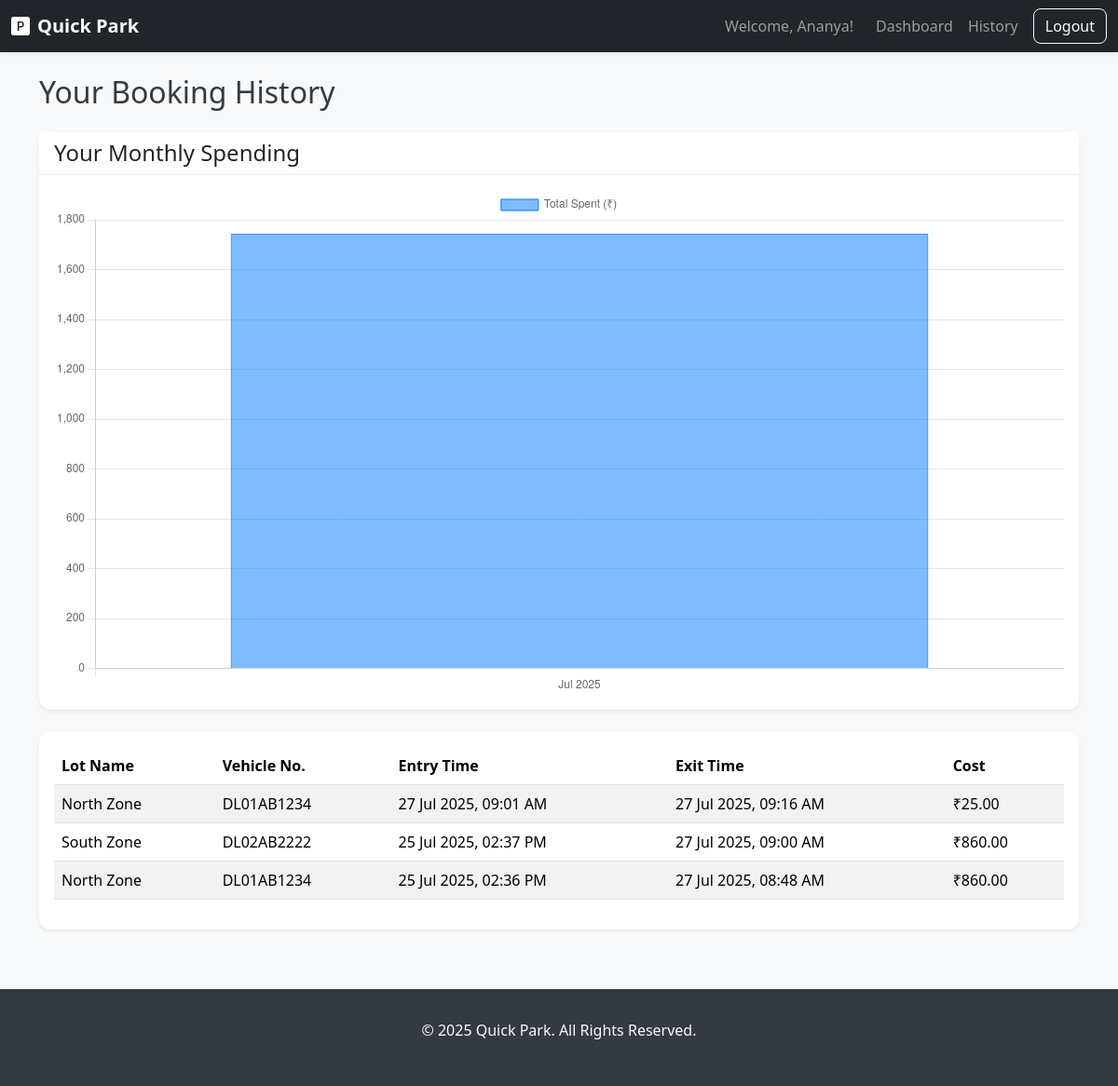
The page /user/history (signed in) on the database its author committed.
### models.py (models this page shows)
class Booking(db.Model):
    __tablename__ = 'booking'
    id = db.Column(db.Integer, primary_key=True)
    user_id = db.Column(db.Integer, db.ForeignKey('user.id'), nullable=False)
    spot_id = db.Column(db.Integer, db.ForeignKey('parking_spot.id'), nullable=False)
    vehicle_number = db.Column(db.String(20), nullable=False)
    entry_time = db.Column(db.DateTime, nullable=False, default=datetime.utcnow)
    exit_time = db.Column(db.DateTime, nullable=True)
    cost = db.Column(db.Float, nullable=True)
    spot = db.relationship('ParkingSpot', backref='bookings', lazy=True)

class ParkingLot(db.Model):
    __tablename__ = 'parking_lot'
    id = db.Column(db.Integer, primary_key=True)
    name = db.Column(db.String(100), unique=True, nullable=False)
    address = db.Column(db.String(200), nullable=False)
    pin_code = db.Column(db.String(10), nullable=False)
    price_per_hour_4_wheeler = db.Column(db.Float, nullable=False)
    capacity_4_wheeler = db.Column(db.Integer, nullable=False)
    spots = db.relationship('ParkingSpot', backref='lot', lazy=True, cascade="all, delete-orphan")

### app.py (the view)
@app.route('/user/history')
def user_history():
    if session.get('role') != 'user':
        flash('You must be logged in as a user to access this page.', 'danger')
        return redirect(url_for('login'))
    user_id = session['user_id']
    past_bookings = Booking.query.filter(
        Booking.user_id == user_id,
        Booking.exit_time.isnot(None)
    ).order_by(Booking.entry_time.desc()).all()
    monthly_costs = defaultdict(float)
    for booking in past_bookings:
        month_key = booking.entry_time.strftime('%Y-%m')
        monthly_costs[month_key] += booking.cost
    sorted_months = sorted(monthly_costs.keys())
    chart_labels = [datetime.strptime(m, '%Y-%m').strftime('%b %Y') for m in sorted_months]
    chart_values = [monthly_costs[m] for m in sorted_months]
    return render_template('user/history.html',
                           bookings=past_bookings,
                           chart_labels=chart_labels,
                           chart_values=chart_values)

### templates/user/history.html (shortened to what this page needs)
{% extends 'base.html' %}
{% block content %}
<h1 class="h2 mb-4">Your Booking History</h1>
<div class="card shadow-sm mb-4">
    <div class="card-header">
        <h4 class="mb-0">Your Monthly Spending</h4>
    </div>
    <div class="card-body">
        <canvas id="spendingChart"></canvas>
    </div>
</div>
<div class="card shadow-sm">
    <div class="card-body">
        {% if bookings %}
        <div class="table-responsive">
            <table class="table table-striped">
                <thead>
                    <tr>
                        <th>Lot Name</th>
                        <th>Vehicle No.</th>
                        <th>Entry Time</th>
                        <th>Exit Time</th>
                        <th>Cost</th>
                    </tr>
                </thead>
                <tbody>
                    {% for booking in bookings %}
                    <tr>
                        <td>{{ booking.spot.lot.name }}</td>
                        <td>{{ booking.vehicle_number }}</td>
                        <td>{{ booking.entry_time.strftime('%d %b %Y, %I:%M %p') }}</td>
                        <td>{{ booking.exit_time.strftime('%d %b %Y, %I:%M %p') }}</td>
                        <td>₹{{ "%.2f"|format(booking.cost) }}</td>
                    </tr>
                    {% endfor %}
                </tbody>
            </table>
        </div>
        {% else %}
        <p class="text-center text-muted">You have no past bookings.</p>
        {% endif %}
    </div>
</div>
<script>
    const spendingCtx = document.getElementById('spendingChart');
    new Chart(spendingCtx, {
        type: 'bar',
        data: {
            labels: {{ chart_labels | tojson }},
            datasets: [{
                label: 'Total Spent (₹)',
                data: {{ chart_values | tojson }},
                backgroundColor: 'rgba(0, 123, 255, 0.5)',
                borderColor: 'rgba(0, 123, 255, 1)',
                borderWidth: 1
            }]
        },
        options: {
            scales: {
                y: {
                    beginAtZero: true
                }
            }
        }
    });
</script>
{% endblock %}

### templates/base.html (shortened to what this page needs)
<!doctype html>
<html lang="en">
<head>
    <link href="https://cdn.jsdelivr.net/npm/bootstrap@5.3.3/dist/css/bootstrap.min.css" rel="stylesheet">
    <link rel="stylesheet" href="{{ url_for('static', filename='css/style.css') }}">
    <link rel="stylesheet" href="https://cdn.jsdelivr.net/npm/bootstrap-icons@1.11.3/font/bootstrap-icons.min.css">
</head>
<body class="d-flex flex-column min-vh-100">
    <nav class="navbar navbar-expand-lg navbar-dark bg-dark shadow-sm">
        <div class="container-fluid">
            <a class="navbar-brand" href="{{ url_for('home') }}"><i class="bi bi-p-square-fill me-2"></i>Quick Park</a>
            <div class="collapse navbar-collapse" id="navbarNav">
                <div class="navbar-nav ms-auto align-items-center">
                    {% if session.user_id %}
                        <span class="navbar-text me-3">Welcome, {{ session.username }}!</span>
                        {% if session.role == 'user' %}
                            <a class="nav-link" href="{{ url_for('user_dashboard') }}">Dashboard</a>
                            <a class="nav-link" href="{{ url_for('user_history') }}">History</a>
                        {% elif session.role == 'admin' %}
                            <a class="nav-link" href="{{ url_for('admin_dashboard') }}">Dashboard</a>
                        {% endif %}
                        <a class="btn btn-outline-light ms-2" href="{{ url_for('logout') }}">Logout</a>
                    {% else %}
                        <a class="nav-link" href="{{ url_for('login') }}">Login</a>
                        <a class="nav-link" href="{{ url_for('register') }}">Register</a>
                    {% endif %}
                </div>
            </div>
        </div>
    </nav>
    <main class="container mt-4 flex-grow-1">
        {% block content %}{% endblock %}
    </main>
    <footer class="footer">
        <div class="container text-center">
            <p>&copy; 2025 Quick Park. All Rights Reserved.</p>
        </div>
    </footer>
</body>
</html>

### static/css/style.css (style rules this page uses)
body { font-family: 'Segoe UI', Tahoma, Geneva, Verdana, sans-serif; background-color: #f8f9fa; color: #343a40; }
.navbar-brand { font-weight: 600; }
.btn { border-radius: 0.5rem; font-weight: 500; transition: all 0.2s ease-in-out; }
.card { border: none; border-radius: 0.75rem; box-shadow: 0 4px 12px rgba(0, 0, 0, 0.08); transition: all 0.3s ease; }
.card-header { background-color: #ffffff; border-bottom: 1px solid #e9ecef; font-weight: 600; }
.footer { background-color: #343a40; color: #f8f9fa; padding: 2rem 0; margin-top: 4rem; }

### rows shown on the page
Booking: spot.lot.name "North Zone", vehicle_number "DL01AB1234", entry_time "27 Jul 2025, 09:01 AM", exit_time "27 Jul 2025, 09:16 AM", cost "25.00"
Booking: spot.lot.name "South Zone", vehicle_number "DL02AB2222", entry_time "25 Jul 2025, 02:37 PM", exit_time "27 Jul 2025, 09:00 AM", cost "860.00"
Booking: spot.lot.name "North Zone", vehicle_number "DL01AB1234", entry_time "25 Jul 2025, 02:36 PM", exit_time "27 Jul 2025, 08:48 AM", cost "860.00"

### other values the page prints
{{ session.username }} "Ananya"
chart data {{ chart_values | tojson }} [1745.0]
